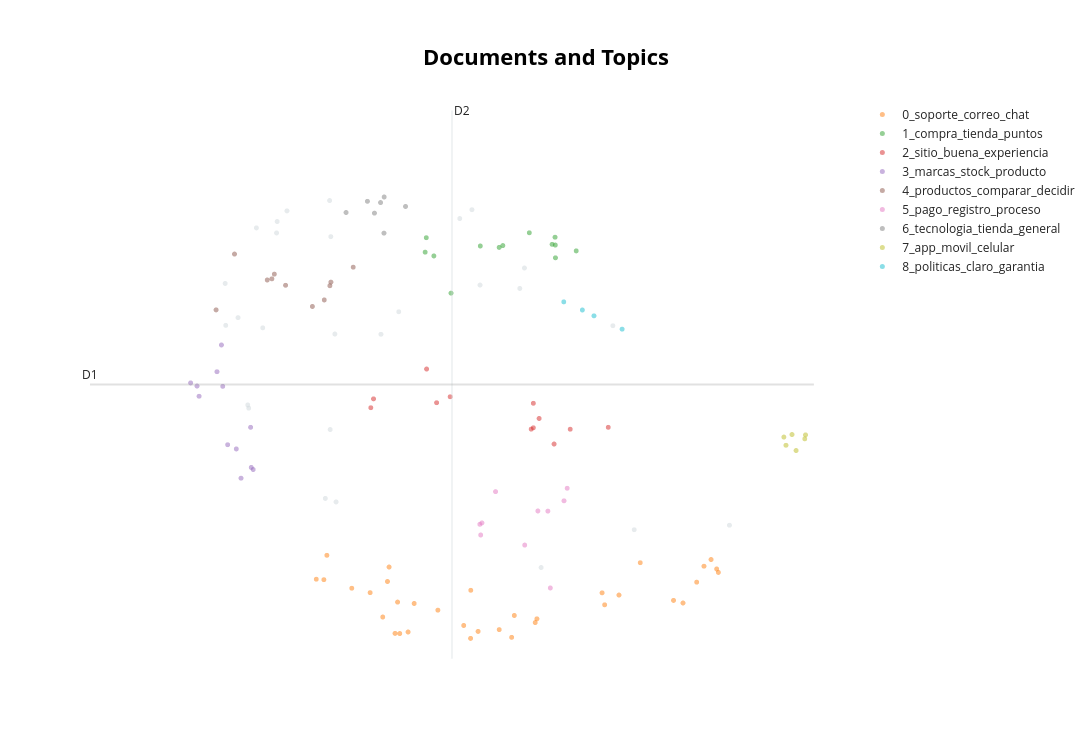

Write notebook code for a chart like this one.
### Code cell
fig = topic_model.visualize_documents(docs, reduced_embeddings=red_2d, hide_annotations=True)
fig.write_html(SALIDAS / "bertopic_documentos.html", include_plotlyjs="cdn")
fig.show()

### Figure 1 — Plotly figure (JSON) as saved in the notebook; plotly's stock layout.template omitted (floating-point values rounded to 4 significant figures)
{"data": [{"hoverinfo": "text", "hovertext": ["Buena seleccion de accesorios recomendados junto al producto principal.", "El proceso de registro es sencillo, aunque pide confirmar el correo un paso adicional que otros sitios no piden.", "El servicio postventa fue excelente cuando necesite activar la garantia de mi laptop.", "La pagina se puso lenta durante una oferta de temporada y perdi el producto que queria comprar. Deberian reforzar los servidores en fechas de alta demanda.", "El servicio postventa cumple lo basico, sin ser excepcional ni deficiente.", "El equipo de soporte fue muy paciente explicandome diferencias entre dos modelos.", "El soporte tecnico me ayudo a elegir entre dos laptops segun mi uso real.", "Muy conforme con la rapidez para resolver un reclamo por un cargo duplicado.", "Me gusto poder guardar varias direcciones de envio para regalos.", "Muy buena atencion cuando pregunte por la disponibilidad de un modelo agotado. Me avisaron apenas volvio a stock, tal como prometieron.", "Los videos de producto ayudan mucho a entender el tamano real de cada articulo.", "El soporte responde en tiempos razonables, ni muy rapido ni muy lento comparado con otras tiendas.", "El soporte por WhatsApp fue rapido y resolvio mi duda sobre compatibilidad de accesorios en minutos. Mucho mejor experiencia que escribir por correo.", "Excelente experiencia de principio a fin, desde la busqueda hasta la entrega del producto. Definitivamente seguire comprando aqui mis proximos equipos.", "El buscador no reconoce bien los sinonimos, tuve que probar varias palabras distintas para encontrar lo que buscaba. Deberian mejorar el motor de busqueda interno.", "Muy buena experiencia de compra desde el celular, todo el flujo es intuitivo.", "La variedad de categorias es buena aunque siento que podria ampliarse un poco mas en accesorios.", "Las ofertas son interesantes aunque no siempre coinciden con lo que estoy buscando en el momento.", "El buscador reconoce bien aunque escriba el nombre del producto con errores.", "La confirmacion de pedido llega de inmediato al correo con todos los detalles.", "Compre por primera vez y quede muy conforme con todo el proceso de principio a fin.", "Me parece justo el precio de envio comparado con otras tiendas de electronica.", "El soporte me oriento bien sobre compatibilidad de accesorios con mi equipo.", "La comparacion de especificaciones tecnicas me ayudo muchisimo a elegir entre dos laptops similares. Es justo el tipo de informacion que uno busca antes de invertir en tecnologia.", "El proceso de cambio de producto por otro modelo fue mas lento de lo esperado.", "Las descripciones de producto son suficientes aunque podrian incluir mas fotos desde distintos angulos.", null], "marker": {"color": "#CFD8DC", "opacity": 0.5, "size": 5}, "mode": "markers+text", "name": "other", "showlegend": false, "type": "scattergl", "x": [-3.956, -1.992, -3.307, -3.267, -2.371, -3.633, -3.572, -1.413, -2.877, -3.303, -3.876, -2.095, -0.8205, -3.299, -3.81, -2.422, -3.723, -3.274, -3.816, -1.545, -2.124, -2.497, -3.637, -3.762, -3.334, -3.953, -2.988], "y": [7.285, 3.063, 8.516, 4.037, 7.26, 8.204, 8.363, 3.624, 6.864, 5.113, 6.776, 7.514, 3.691, 7.98, 5.431, 8.38, 6.625, 6.533, 5.478, 6.656, 7.21, 8.248, 8.035, 8.11, 4.09, 6.661, 6.529]}, {"hoverinfo": "text", "hovertext": ["El formulario de contacto no envio mi mensaje la primera vez y tuve que intentarlo tres veces distintas.", "El servicio de asistencia por correo respondio con una plantilla generica que no resolvia mi problema especifico.", "El sitio me cerro sesion a mitad del pago y perdi el carrito completo que habia armado. Tuve que rehacer todo el pedido desde cero.", "El sitio se desconecto varias veces durante el checkout un dia de alta demanda, tuve que reiniciar el proceso completo.", "Un vendedor de soporte me dio informacion incorrecta sobre un plazo de entrega y tuve que reprogramar mis planes.", "El chat de soporte demoro mas de media hora en responder un dia de alta demanda.", "El chat en vivo estuvo caido todo un fin de semana sin ningun aviso previo. Tuve que esperar hasta el lunes para resolver mi consulta.", "El correo de bienvenida ofrecia un descuento que nunca pude aplicar en el checkout. Escribi a soporte pero no me dieron una explicacion clara.", "El servicio al cliente respondio mis dudas por chat en menos de cinco minutos.", "El proceso de verificacion en dos pasos fallo varias veces y bloqueo temporalmente mi cuenta.", "El envio se retraso mas de lo que indicaba el seguimiento del pedido.", "Me cobraron dos veces por error y tuve que esperar varios dias para que me reembolsaran.", "Recibi spam de terceros despues de registrarme, sospecho que compartieron mi correo con algun socio comercial.", "Intente actualizar mi metodo de pago y el sistema me mostro un error generico sin mas detalles.", "El tiempo de respuesta por WhatsApp fue mejor que por correo electronico.", "Pedi una factura por RUC y me la enviaron con datos incorrectos dos veces seguidas. Recien a la tercera solicitud lograron corregirla bien.", "Mi cupon de bienvenida expiro antes de poder usarlo, la vigencia era demasiado corta para el tramite que exigian.", "Recibi un correo de confirmacion pero el pedido nunca aparecio en mi historial de compras. Tuve que llamar por telefono para confirmar que si se habia procesado.", "El envio internacional tardo mas dias de los indicados originalmente.", "Cancele mi cuenta y me siguieron llegando correos promocionales durante semanas. Tuve que darme de baja manualmente de cada lista.", "El proceso de creacion de cuenta pide verificar el correo pero el enlace tardo en llegar.", "Pedi eliminar mis datos personales segun la politica de privacidad y el proceso tardo mas de un mes en completarse.", "El chat de soporte me transfirio tres veces a distintos agentes y tuve que repetir mi problema cada vez. Terminaron resolviendolo pero la experiencia fue frustrante.", "El tiempo de espera del chat de soporte fue bastante largo un fin de semana. Entiendo que hay menos personal pero deberian avisar el tiempo estimado de espera.", "El tiempo de respuesta del correo de soporte es aceptable, normalmente en menos de 24 horas.", "Cancele un pedido y el reembolso tardo mas de diez dias habiles en aparecer en mi tarjeta. El soporte solo repetia que estaba en proceso sin dar una fecha concreta.", "Tuve problemas para aplicar un cupon de descuento durante el checkout.", "El tiempo de espera en la linea telefonica de soporte supero los veinte minutos en horario de oficina.", "Intente hacer una devolucion y el proceso fue confuso, nadie me explico bien los pasos.", "El sitio se cayo un momento durante una oferta especial, tuve que reintentar la compra.", "La factura electronica llego con datos incorrectos y tuve que pedir que la corrigieran.", "Me cobraron el envio dos veces por un error del sistema y tuve que escribir tres correos distintos para que me lo revirtieran. La solucion tardo mas de una semana en llegar.", "El seguimiento del pedido no siempre se actualiza en tiempo real, a veces se queda igual por dos dias. Al final el paquete llego bien pero la informacion no era precisa.", "El sistema de puntos se reinicio sin explicacion despues de una actualizacion de la plataforma. Perdi el saldo acumulado de varios meses."], "marker": {"opacity": 0.5, "size": 5}, "mode": "markers+text", "name": "0_soporte_correo_chat", "text": ["", "", "", "", "", "", "", "", "", "", "", "", "", "", "", "", "", "", "", "", "", "", "", "", "", "", "", "", "", "", "", "", "", ""], "textfont": {"size": 12}, "type": "scattergl", "x": [-2.175, -2.43, -2.947, -3.343, -3.055, -0.9349, -1.109, -2.018, -1.168, -2.976, -1.508, -2.781, -2.383, -2.819, -0.9789, -2.87, -1.596, -2.028, -1.613, -2.634, -2.158, -2.884, -2.252, -1.024, -0.8895, -2.429, -2.937, -0.9, -3.169, -3.324, -2.9, -2.473, -1.375, -3.39], "y": [2.025, 2.01, 2.855, 2.882, 2.689, 3.181, 2.535, 2.301, 2.574, 2.327, 2.653, 2.528, 2.113, 2.104, 3.082, 2.081, 2.508, 2.245, 2.686, 2.429, 2.35, 2.549, 2.14, 2.845, 2.99, 2.724, 3.07, 3.041, 2.755, 3.244, 2.084, 2.201, 3.134, 2.889]}, {"hoverinfo": "text", "hovertext": ["Es una tienda confiable en general, aunque los precios no siempre son los mas bajos del mercado.", "La experiencia de compra es correcta, sin contratiempos importantes en mis ultimas ordenes.", "Buena experiencia comprando desde el extranjero, el sitio calculo bien los impuestos locales.", "Buena variedad de opciones de envio, elegi la mas economica sin problema.", "La tienda tiene ofertas frecuentes que realmente valen la pena.", "La opcion de retiro en tienda me ahorro el costo de envio en mi ultima compra.", "El programa de puntos realmente vale la pena si compras seguido en la tienda. Ya cambie puntos por un descuento en mi ultima compra y funciono sin problemas.", "El precio de envio internacional me parecio elevado comparado con tiendas similares de la region. El resto del proceso de compra fue normal.", "Me encanto poder pagar en cuotas sin intereses, facilito mucho la compra.", "El programa de puntos por compras es un buen incentivo para volver a comprar.", "El proceso de pago es estandar, similar a lo que ya conozco de otras tiendas en linea.", "La experiencia de compra en oferta de temporada fue muy fluida, sin caidas del sitio.", "Excelente que muestren opiniones verificadas de compradores reales."], "marker": {"opacity": 0.5, "size": 5}, "mode": "markers+text", "name": "1_compra_tienda_puntos", "text": ["", "", "", "", "", "", "", "", "", "", "", "", ""], "textfont": {"size": 12}, "type": "scattergl", "x": [-2.253, -1.903, -2.37, -2.552, -2.706, -1.923, -2.23, -2.065, -1.773, -2.658, -1.903, -1.905, -2.713], "y": [7.82, 7.855, 7.841, 7.14, 7.964, 7.865, 7.847, 8.037, 7.768, 7.693, 7.665, 7.971, 7.749]}, {"hoverinfo": "text", "hovertext": ["Muy buena atencion personalizada cuando pregunte por disponibilidad de un modelo agotado.", "El sitio funciona bien en general aunque algunas paginas tardan un poco mas de lo esperado en cargar.", "Buena experiencia usando el asistente virtual para resolver dudas rapidas sobre garantia. Respondio en segundos y no tuve que esperar a un agente humano.", "El diseno del sitio en modo oscuro tiene algunos textos dificiles de leer.", "El sitio no guarda bien las preferencias de idioma y cada vez que entro tengo que cambiarlo de nuevo.", "Buena experiencia general, aunque el sitio podria cargar mas rapido en horas pico.", "Muy buena atencion cuando llame para preguntar sobre garantia extendida.", "El proceso de canje de puntos podria explicarse mejor en la pagina de ayuda.", "Muy buena experiencia usando el asistente virtual del sitio para resolver dudas rapidas.", "El sitio funciona bien en general pero el checkout como invitado a veces pide iniciar sesion de todas formas. Es un detalle menor pero confunde un poco.", "La pagina es muy facil de navegar, encontre lo que buscaba en pocos minutos.", "El diseno del sitio es agradable pero en modo oscuro algunos textos son dificiles de leer. Pequenos ajustes de contraste mejorarian mucho la experiencia."], "marker": {"opacity": 0.5, "size": 5}, "mode": "markers+text", "name": "2_sitio_buena_experiencia", "text": ["", "", "", "", "", "", "", "", "", "", "", ""], "textfont": {"size": 12}, "type": "scattergl", "x": [-3.034, -1.811, -2.641, -2.04, -2.053, -1.574, -3.051, -2.704, -2.557, -1.911, -2.04, -2.004], "y": [5.569, 5.118, 5.511, 5.139, 5.119, 5.146, 5.437, 6.012, 5.6, 4.898, 5.503, 5.278]}, {"hoverinfo": "text", "hovertext": ["Compre un producto marcado como disponible y luego me avisaron que no habia stock.", "Excelente variedad de marcas, encontre opciones que no tenia en otras tiendas.", "El stock mostrado no siempre esta actualizado, un producto que queria ya no estaba disponible.", "Las recomendaciones de productos no tienen mucho sentido con lo que realmente compro, parecen genericas.", "La busqueda de productos podria mejorar, a veces no filtra bien por categoria.", "El precio de un producto cambio de un dia para otro sin ninguna explicacion clara. Senti que perdi la oportunidad de una oferta real.", "El filtro de precio no se actualiza correctamente al combinarlo con marca.", "Las fotos de un producto no coincidian del todo con el color que llego. No es un problema grave pero genera cierta desconfianza para futuras compras.", "La seccion de preguntas frecuentes no cubre todos los casos que tuve.", "El catalogo de marcas es decente aunque hay ciertos modelos que nunca llegan a tener stock.", "El historial de compras no muestra el detalle completo de pedidos antiguos de hace mas de un ano.", "Buena variedad de marcas y precios competitivos frente a otras tiendas que revise antes de comprar. El unico punto negativo fue la demora en la confirmacion del pago."], "marker": {"opacity": 0.5, "size": 5}, "mode": "markers+text", "name": "3_marcas_stock_producto", "text": ["", "", "", "", "", "", "", "", "", "", "", ""], "textfont": {"size": 12}, "type": "scattergl", "x": [-3.782, -3.979, -3.794, -4.131, -3.971, -3.858, -4.118, -4.171, -3.798, -4.007, -3.887, -3.941], "y": [4.519, 6.37, 4.55, 5.759, 5.755, 4.39, 5.608, 5.806, 5.146, 5.972, 4.825, 4.887]}, {"hoverinfo": "text", "hovertext": ["La comparacion de especificaciones tecnicas podria ser mas detallada.", "La seccion de resenas de otros clientes me ayudo bastante a decidir que comprar.", "El historial de pedidos esta bien organizado, facil de revisar compras anteriores.", "Me gusto poder comparar hasta tres productos a la vez antes de decidir. Esa funcion me ahorro bastante tiempo en la busqueda.", "Las fotos de los productos son claras y las descripciones bastante completas.", "Es facil guardar productos en una lista de deseos para comprarlos despues.", "El sitio recuerda mis busquedas anteriores y sugiere productos relacionados de forma acertada.", "Seria bueno tener mas filtros de busqueda por presupuesto y marca al mismo tiempo.", "Me gusta que se pueda comparar precios entre modelos similares facilmente.", "Los filtros de busqueda por precio y marca funcionan muy bien juntos. Encontre rapido lo que necesitaba sin tener que revisar decenas de productos.", "El sitio permite comparar hasta tres productos a la vez, muy util para decidir."], "marker": {"opacity": 0.5, "size": 5}, "mode": "markers+text", "name": "4_productos_comparar_decidir", "text": ["", "", "", "", "", "", "", "", "", "", ""], "textfont": {"size": 12}, "type": "scattergl", "x": [-3.898, -3.16, -3.299, -3.695, -4.013, -3.305, -3.65, -3.414, -3.58, -3.34, -3.666], "y": [7.721, 7.526, 7.304, 7.335, 6.891, 7.25, 7.423, 6.942, 7.257, 7.039, 7.352]}, {"hoverinfo": "text", "hovertext": ["El proceso de facturacion para empresa fue mas simple de lo que esperaba.", "Buena seleccion de opciones de pago, use la tarjeta de credito sin ningun problema. El unico detalle fue la demora de un par de minutos en la confirmacion.", "El checkout como invitado es rapido si no quieres crear una cuenta.", "Las opciones de pago en cuotas varian bastante segun el banco, seria bueno mas claridad.", "El proceso de devolucion fue sencillo de iniciar aunque tomo unos dias en confirmarse.", "El proceso de pago con tarjeta fue rapido, solo me hubiera gustado mas metodos de pago.", "El registro de reclamos deberia enviar actualizaciones automaticas por correo.", "El registro de cuenta fue rapido y no me pidieron datos innecesarios.", "El registro de cuenta pide demasiados datos para algo tan simple como crear un perfil. Preferiria un proceso mas corto con la opcion de completar el resto despues.", "La verificacion de identidad para mi primera compra tomo mas de tres dias habiles. Fue un proceso mas lento de lo que esperaba."], "marker": {"opacity": 0.5, "size": 5}, "mode": "markers+text", "name": "5_pago_registro_proceso", "text": ["", "", "", "", "", "", "", "", "", ""], "textfont": {"size": 12}, "type": "scattergl", "x": [-2.373, -1.949, -1.829, -2.275, -2.36, -2.012, -1.934, -1.849, -2.094, -2.367], "y": [3.705, 3.901, 4.241, 4.191, 3.726, 3.903, 2.759, 4.054, 3.396, 3.546]}, {"hoverinfo": "text", "hovertext": ["Es mi tienda de tecnologia preferida desde hace varios meses, siempre encuentro lo que busco. La atencion al cliente marca una diferencia real frente a otras opciones.", "Recomendaria esta tienda a cualquiera que busque tecnologia con buena garantia.", "El catalogo de electrodomesticos inteligentes es mas amplio que en otras tiendas que visite.", "En general cumple lo que promete, ni mejor ni peor que otras tiendas de tecnologia que he probado.", "Muy buena experiencia en general, ya es mi tienda preferida para tecnologia.", "Buena tienda en general, seguire comprando aqui mis proximos equipos.", "Muy buena experiencia general, el catalogo de electronica es amplio y los precios son justos. Volvere a comprar sin dudarlo para mi proximo equipo."], "marker": {"opacity": 0.5, "size": 5}, "mode": "markers+text", "name": "6_tecnologia_tienda_general", "text": ["", "", "", "", "", "", ""], "textfont": {"size": 12}, "type": "scattergl", "x": [-3.028, -2.968, -3.205, -2.835, -2.99, -2.969, -3.072], "y": [8.329, 8.569, 8.339, 8.428, 8.486, 8.032, 8.505]}, {"hoverinfo": "text", "hovertext": ["El diseno del sitio en el celular se ve desordenado en pantallas pequenas, algunos botones quedan superpuestos.", "La app movil es muy fluida, mucho mejor que comprar desde el navegador.", "La app movil a veces se cierra sola cuando cambio de pantalla muy rapido. Fuera de eso funciona bien para navegar el catalogo.", "El sitio carga rapido incluso desde mi celular con datos moviles.", "La app funciona correctamente la mayoria del tiempo, con alguna que otra pausa al cargar imagenes.", "Las notificaciones push de la app llegan duplicadas casi siempre. Es bastante molesto recibir el mismo aviso dos veces."], "marker": {"opacity": 0.5, "size": 5}, "mode": "markers+text", "name": "7_app_movil_celular", "text": ["", "", "", "", "", ""], "textfont": {"size": 12}, "type": "scattergl", "x": [-0.4315, -0.3475, -0.3522, -0.4821, -0.4691, -0.4061], "y": [5.039, 5.034, 4.975, 5.001, 4.879, 4.801]}, {"hoverinfo": "text", "hovertext": ["Muy satisfecho con la claridad de las politicas de garantia antes de comprar.", "Muy conforme con la transparencia de las politicas de garantia antes de comprar. Todo quedo claro desde el principio, sin letra pequena escondida.", "El soporte por correo fue muy claro al explicarme las opciones de financiamiento.", "Recibi notificaciones claras en cada etapa de mi pedido, muy transparente el proceso."], "marker": {"opacity": 0.5, "size": 5}, "mode": "markers+text", "name": "8_politicas_claro_garantia", "text": ["", "", "", ""], "textfont": {"size": 12}, "type": "scattergl", "x": [-1.735, -1.851, -1.488, -1.663], "y": [6.89, 7.01, 6.605, 6.803]}], "layout": {"annotations": [{"showarrow": false, "text": "D1", "x": -4.797, "y": 5.781, "yshift": 10}, {"showarrow": false, "text": "D2", "x": -2.546, "xshift": 10, "y": 9.854}], "height": 750, "shapes": [{"line": {"color": "#CFD8DC", "width": 2}, "type": "line", "x0": -2.546, "x1": -2.546, "y0": 1.708, "y1": 9.854}, {"line": {"color": "#9E9E9E", "width": 2}, "type": "line", "x0": -4.797, "x1": -0.2954, "y0": 5.781, "y1": 5.781}], "title": {"font": {"color": "Black", "size": 22}, "text": "<b>Documents and Topics</b>", "x": 0.5, "xanchor": "center", "yanchor": "top"}, "width": 1200, "xaxis": {"visible": false}, "yaxis": {"visible": false}}}
